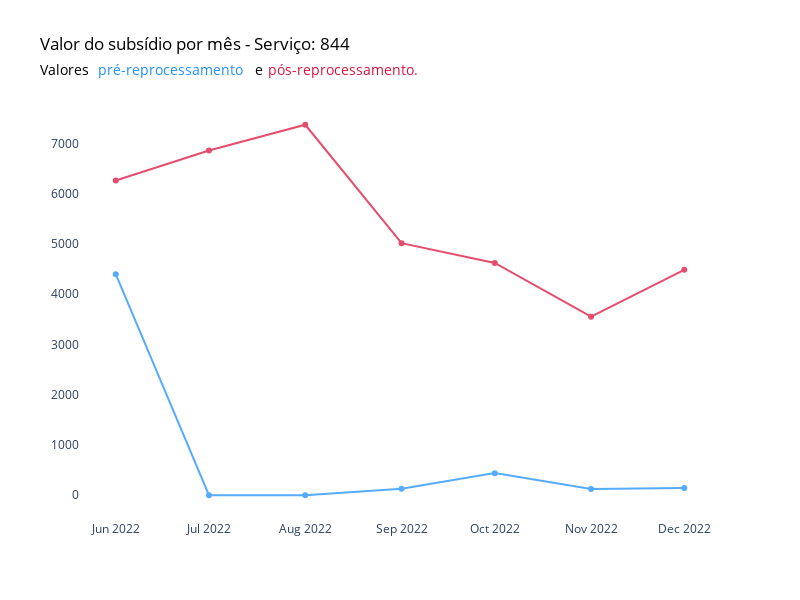

This figure's notebook cell:
### Code cell
# Criar o gráfico de linha com plotly
fig = go.Figure()

# Adicionar a linha com pontos para tabela_subsidio_mes['valor_subsidio_pre']
fig.add_trace(go.Scatter(x=tabela_subsidio_mes['mes_ano'], y=tabela_subsidio_mes['valor_subsidio_pre'],
                         mode='lines+markers',
                         name='Valor do subsídio pré-reprocessamento',
                         marker=dict(color='dodgerblue'),
                         opacity=0.75))

# Adicionar a linha com pontos para tabela_subsidio_mes['valor_subsidio_pos']
fig.add_trace(go.Scatter(x=tabela_subsidio_mes['mes_ano'], y=tabela_subsidio_mes['valor_subsidio_pos'],
                         mode='lines+markers',
                         name='Valor do subsídio reprocessado',
                         marker=dict(color='crimson'),
                         opacity=0.75))

# Configurar layout e outros parâmetros do gráfico seguindo o design anterior
fig.update_layout(
    title=dict(text="Valor do subsídio por mês - Serviço: 844", font=dict(color='black')),
    showlegend=False,
    width=800,
    height=600,
    plot_bgcolor='white',
    xaxis=dict(showgrid=False, zeroline=False),
    yaxis=dict(showgrid=False, zeroline=False),
    # Adicionando anotações para o subtítulo com cores específicas
    annotations=[
        dict(
            x=-0.065,
            y=1.10,
            xref='paper',
            yref='paper',
            xanchor='left',
            text='Valores',
            showarrow=False,
            font=dict(color='black', size=14)
        ),
        dict(
            x=0.025,
            y=1.10,
            xref='paper',
            yref='paper',
            xanchor='left',
            text='pré-reprocessamento',
            showarrow=False,
            font=dict(color='dodgerblue', size=14)
        ),
        dict(
            x=0.27,
            y=1.10,
            xref='paper',
            yref='paper',
            xanchor='left',
            text='e',
            showarrow=False,
            font=dict(color='black', size=14)
        ),
        dict(
            x=0.29,
            y=1.10,
            xref='paper',
            yref='paper',
            xanchor='left',
            text='pós-reprocessamento.',
            showarrow=False,
            font=dict(color='crimson', size=14)
        )
    ]
)

fig.show()

### Figure 1 — Plotly figure (JSON) as saved in the notebook; plotly's stock layout.template omitted (floating-point values rounded to 4 significant figures)
{"data": [{"marker": {"color": "dodgerblue"}, "mode": "lines+markers", "name": "Valor do subsídio pré-reprocessamento", "opacity": 0.75, "type": "scatter", "x": ["2022-06", "2022-07", "2022-08", "2022-09", "2022-10", "2022-11", "2022-12"], "y": [4397.0, 0, 0, 130.7, 440.0, 124.7, 145.0]}, {"marker": {"color": "crimson"}, "mode": "lines+markers", "name": "Valor do subsídio reprocessado", "opacity": 0.75, "type": "scatter", "x": ["2022-06", "2022-07", "2022-08", "2022-09", "2022-10", "2022-11", "2022-12"], "y": [6262.0, 6859.0, 7370.0, 5014.0, 4620.0, 3553.0, 4484.0]}], "layout": {"annotations": [{"font": {"color": "black", "size": 14}, "showarrow": false, "text": "Valores", "x": -0.065, "xanchor": "left", "xref": "paper", "y": 1.1, "yref": "paper"}, {"font": {"color": "dodgerblue", "size": 14}, "showarrow": false, "text": "pré-reprocessamento", "x": 0.025, "xanchor": "left", "xref": "paper", "y": 1.1, "yref": "paper"}, {"font": {"color": "black", "size": 14}, "showarrow": false, "text": "e", "x": 0.27, "xanchor": "left", "xref": "paper", "y": 1.1, "yref": "paper"}, {"font": {"color": "crimson", "size": 14}, "showarrow": false, "text": "pós-reprocessamento.", "x": 0.29, "xanchor": "left", "xref": "paper", "y": 1.1, "yref": "paper"}], "height": 600, "plot_bgcolor": "white", "showlegend": false, "title": {"font": {"color": "black"}, "text": "Valor do subsídio por mês - Serviço: 844"}, "width": 800, "xaxis": {"showgrid": false, "zeroline": false}, "yaxis": {"showgrid": false, "zeroline": false}}}
